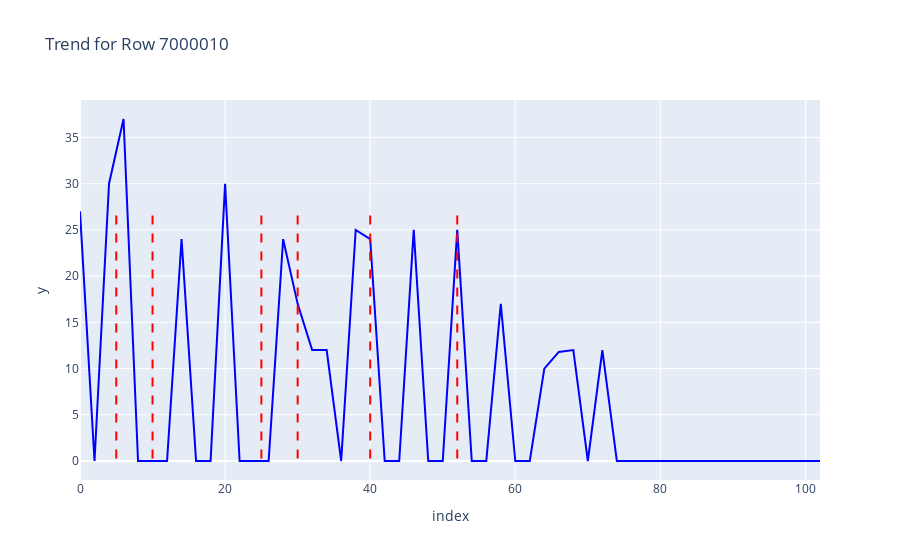

Notebook code for this chart:
### Code cell
def detect_critical_points(data):
    # Convert data to a numpy array
    values = data.values.reshape(-1, 1)  # Reshape to 2D array

    # Create a change point detection model using Binary Segmentation
    model = "rbf"
    algo = rpt.Dynp(model=model, min_size=3, jump=5).fit(data)
    my_bkps = algo.predict(n_bkps=5)  # 'n_bkps' limits the number of change points to 5

    # Convert the critical points back to timestamps
    #timestamps = data.index[change_points].tolist()
    return my_bkps

def plot_trend(row):
    row_data = pivot_test_churn.loc[row]

    # Apply exponential smoothing to the row data
    alpha = 0.2  # Adjust alpha based on the desired smoothing level (0 < alpha < 1)
    smoothed_row_data = exponential_smoothing(row_data, alpha)

    # Convert smoothed data to a DataFrame
    smoothed_data_df = pd.DataFrame({'Smoothed Value': smoothed_row_data}, index=row_data.index)

    # Detect critical points in the smoothed data
    critical_points = detect_critical_points(smoothed_data_df)

    # Plot the smoothed data
    fig = px.line(row_data, x=row_data.index, y=row_data.values, title=f'Trend for Row {row}')
    fig.update_traces(line=dict(color='blue'))

    # Plot critical points on the smoothed data plot
    for cp in critical_points:
        fig.add_shape(
            type="line",
            x0=cp,
            y0=min(smoothed_row_data),
            x1=cp,
            y1=max(smoothed_row_data),
            line=dict(color='red', width=2, dash='dash')
        )

    fig.show()

# Initial plot with the first row
plot_trend(pivot_test_churn.index[0])
display(dropdown)

### Figure 1 — Plotly figure (JSON) as saved in the notebook; plotly's stock layout.template omitted (floating-point values rounded to 4 significant figures)
{"data": [{"hovertemplate": "index=%{x}<br>y=%{y}<extra></extra>", "legendgroup": "", "line": {"color": "blue", "dash": "solid"}, "marker": {"symbol": "circle"}, "mode": "lines", "name": "", "orientation": "v", "showlegend": false, "type": "scatter", "x": [0, 2, 4, 6, 8, 10, 12, 14, 16, 18, 20, 22, 24, 26, 28, 30, 32, 34, 36, 38, 40, 42, 44, 46, 48, 50, 52, 54, 56, 58, 60, 62, 64, 66, 68, 70, 72, 74, 76, 78, 80, 82, 84, 86, 88, 90, 92, 94, 96, 98, 100, 102], "xaxis": "x", "y": [27, 0, 30, 37, 0, 0, 0, 24, 0, 0, 30, 0, 0, 0, 24, 17, 12, 12, 0, 25, 24, 0, 0, 25, 0, 0, 25, 0, 0, 17, 0, 0, 10, 11.8, 12, 0, 12, 0, 0, 0, 0, 0, 0, 0, 0, 0, 0, 0, 0, 0, 0, 0], "yaxis": "y"}], "layout": {"autosize": true, "legend": {"tracegroupgap": 0}, "shapes": [{"line": {"color": "red", "dash": "dash", "width": 2}, "type": "line", "x0": 5, "x1": 5, "y0": 0.2782, "y1": 27}, {"line": {"color": "red", "dash": "dash", "width": 2}, "type": "line", "x0": 10, "x1": 10, "y0": 0.2782, "y1": 27}, {"line": {"color": "red", "dash": "dash", "width": 2}, "type": "line", "x0": 25, "x1": 25, "y0": 0.2782, "y1": 27}, {"line": {"color": "red", "dash": "dash", "width": 2}, "type": "line", "x0": 30, "x1": 30, "y0": 0.2782, "y1": 27}, {"line": {"color": "red", "dash": "dash", "width": 2}, "type": "line", "x0": 40, "x1": 40, "y0": 0.2782, "y1": 27}, {"line": {"color": "red", "dash": "dash", "width": 2}, "type": "line", "x0": 52, "x1": 52, "y0": 0.2782, "y1": 27}], "title": {"text": "Trend for Row 7000010"}, "xaxis": {"anchor": "y", "autorange": true, "domain": [0, 1], "range": [0, 102], "title": {"text": "index"}, "type": "linear"}, "yaxis": {"anchor": "x", "autorange": true, "domain": [0, 1], "range": [-2.056, 39.06], "title": {"text": "y"}, "type": "linear"}}}
